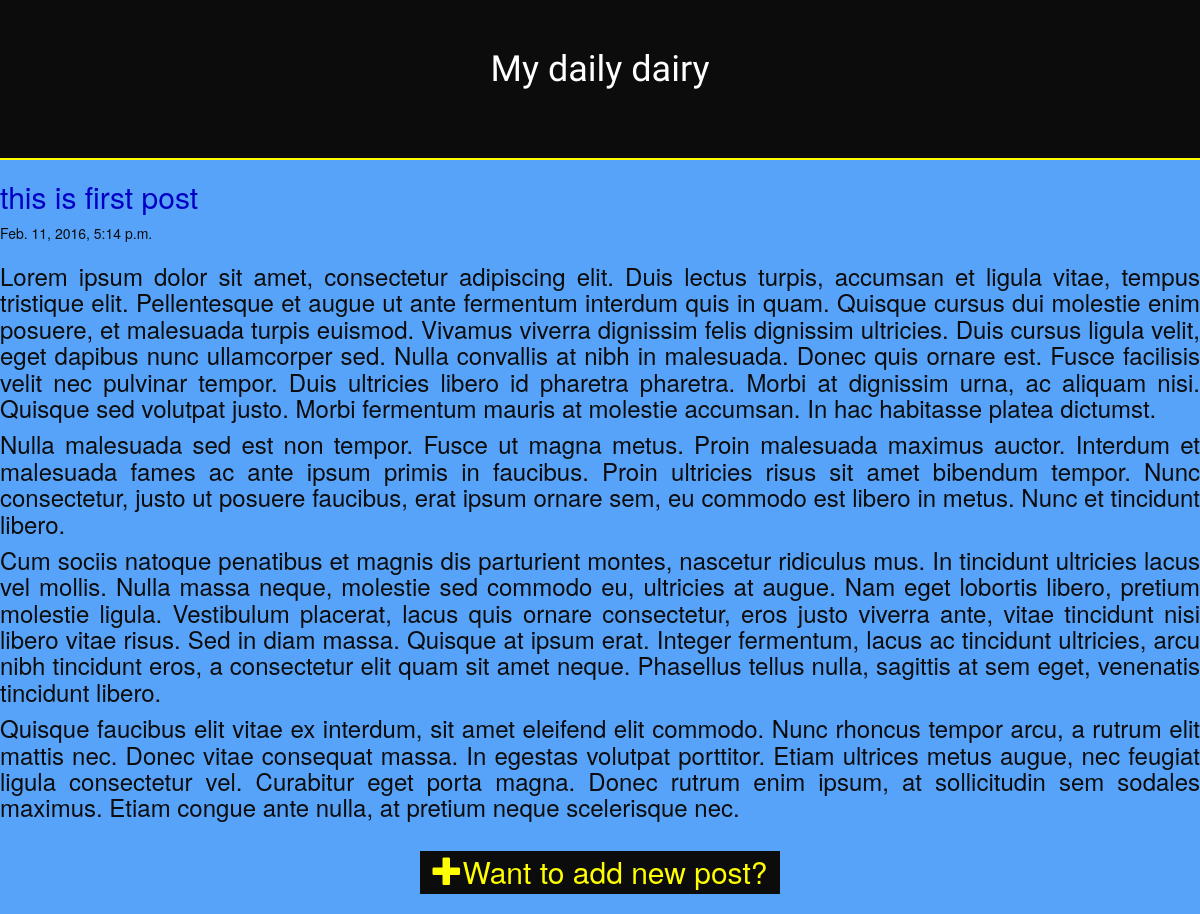
Page /blog/post/1/ on the committed database.
### blog/models.py (models this page shows, shortened)
class Post(models.Model):
    author = models.ForeignKey('auth.User')
    title = models.CharField(max_length=200)
    post_content = models.TextField()
    created_date = models.DateTimeField(default = timezone.now)
    pub_date = models.DateTimeField(blank = True, null = True)

### blog/views.py (the view)
# urls.py: url(r'^post/(?P<pk>[0-9]+)/$', views.post_detail, name = 'post_detail'),
def post_detail(request, pk):
    post = get_object_or_404(Post, pk=pk)
    return render(request, 'blog/post_detail.html', {'post': post})

### blog/templates/blog/post_detail.html
{% extends 'blog/base.html' %}
{% block content %}
    <div class="post">
        <h2>{{ post.title }}</h2>
    <p>{{ post.pub_date }}</p>
        <h3>{{ post.post_content|linebreaks }}</h3>
    </div>
{% endblock %}

### blog/static/css/blog.css (style rules this page uses)
* { padding:0px; margin:0px; }
body { background-color:#57A3FA; }
h2 { color:#0000C4; }
p { color:#0c0c0c; }
h3 { text-align: justify; }

### rows in the picture
Post: title "this is first post", pub_date "Feb. 11, 2016, 5:14 p.m.", post_content "Lorem ipsum dolor sit amet, consectetur adipiscing elit. Duis lectus turpis, accumsan et ligula vitae, tempus tristique elit. Pellentesque et augue ut ante fermentum interdum quis in quam. Quisque cursus dui molestie enim posuere, et malesuada turpis euismod. Vivamus viverra dignissim felis dignissim ultricies. Duis cursus ligula velit, eget dapibus nunc ullamcorper sed. Nulla convallis at nibh in malesuada. Donec quis ornare est. Fusce facilisis velit nec pulvinar tempor. Duis ultricies libero id pharetra pharetra. Morbi at dignissim urna, ac aliquam nisi. Quisque sed volutpat justo. Morbi fermentum mauris at molestie accumsan. In hac habitasse platea dictumst. Nulla malesuada sed est non…"
